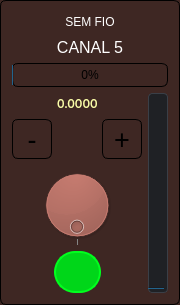
                       <widget class="QGroupBox" name="groupBox_5">
                        <property name="maximumSize">
                         <size>
                          <width>180</width>
                          <height>16777215</height>
                         </size>
                        </property>
                        <property name="styleSheet">
                         <string notr="true">background-color: #3E2723;
border: 1px solid black;      /* opcional: força borda */
border-radius: 6px;   /* quanto maior o número, mais arredondado */
</string>
                        </property>
                        <property name="title">
                         <string/>
                        </property>
                        <layout class="QGridLayout" name="gridLayout_5">
                         <item row="0" column="0">
                          <layout class="QGridLayout" name="gridLayout_51">
                           <item row="0" column="0">
                            <layout class="QGridLayout" name="gridLayout_47">
                             <item row="0" column="2">
                              <spacer name="horizontalSpacer_75">
                               <property name="orientation">
                                <enum>Qt::Orientation::Horizontal</enum>
                               </property>
                               <property name="sizeHint" stdset="0">
                                <size>
                                 <width>40</width>
                                 <height>20</height>
                                </size>
                               </property>
                              </spacer>
                             </item>
                             <item row="0" column="1">
                              <widget class="QPushButton" name="bTitleCH05">
                               <property name="font">
                                <font>
                                 <fontweight>Black</fontweight>
                                </font>
                               </property>
                               <property name="styleSheet">
                                <string notr="true">background-color: transparent;
color: white;
border: 0px;</string>
                               </property>
                               <property name="text">
                                <string>SEM FIO</string>
                               </property>
                               <property name="flat">
                                <bool>true</bool>
                               </property>
                              </widget>
                             </item>
                             <item row="0" column="0">
                              <spacer name="horizontalSpacer_74">
                               <property name="orientation">
                                <enum>Qt::Orientation::Horizontal</enum>
                               </property>
                               <property name="sizeHint" stdset="0">
                                <size>
                                 <width>40</width>
                                 <height>20</height>
                                </size>
                               </property>
                              </spacer>
                             </item>
                            </layout>
                           </item>
                           <item row="2" column="0">
                            <widget class="ModernProgressBar" name="pbarVol_4">
                             <property name="styleSheet">
                              <string notr="true">  border: 1px solid #cyan;
  border-radius: 4px;
  background: #1f2125;
color: white;
</string>
                             </property>
                             <property name="value">
                              <number>0</number>
                             </property>
                             <property name="alignment">
                              <set>Qt::AlignmentFlag::AlignCenter</set>
                             </property>
                            </widget>
                           </item>
                           <item row="1" column="0">
                            <widget class="QLabel" name="label_6">
                             <property name="font">
                              <font>
                               <pointsize>12</pointsize>
                               <bold>false</bold>
                              </font>
                             </property>
                             <property name="styleSheet">
                              <string notr="true">color: white;
border: 0px;
</string>
                             </property>
                             <property name="text">
                              <string>CANAL 5</string>
                             </property>
                             <property name="alignment">
                              <set>Qt::AlignmentFlag::AlignCenter</set>
                             </property>
                            </widget>
                           </item>
                          </layout>
                         </item>
                         <item row="1" column="0">
                          <layout class="QHBoxLayout" name="horizontalLayout_8">
                           <item>
                            <layout class="QGridLayout" name="gridLayout_21">
                             <item row="4" column="0">
                              <layout class="QGridLayout" name="gridLayout_24">
                               <item row="0" column="3">
                                <spacer name="horizontalSpacer_29">
                                 <property name="orientation">
                                  <enum>Qt::Orientation::Horizontal</enum>
                                 </property>
                                 <property name="sizeHint" stdset="0">
                                  <size>
                                   <width>40</width>
                                   <height>20</height>
                                  </size>
                                 </property>
                                </spacer>
                               </item>
                               <item row="0" column="2">
                                <widget class="ModernButton" name="pushButton_ch05">
                                 <property name="minimumSize">
                                  <size>
                                   <width>42</width>
                                   <height>42</height>
                                  </size>
                                 </property>
                                 <property name="styleSheet">
                                  <string notr="true">* { font-family: &quot;Inter&quot;, &quot;Roboto&quot;, &quot;Segoe UI&quot;, sans-serif; font-size: 16px; }
QPushButton {
color: cyan;
 border-radius: 21px;
  
background-color: #00d619;
  border: 2px solid #00ff1e;

}

QPushButton:checked {
	background-color: #d90000;
    color: white;
    border: 1px solid #ff6a00;

}
</string>
                                 </property>
                                 <property name="text">
                                  <string/>
                                 </property>
                                 <property name="checkable">
                                  <bool>true</bool>
                                 </property>
                                </widget>
                               </item>
                               <item row="0" column="1">
                                <spacer name="horizontalSpacer_30">
                                 <property name="orientation">
                                  <enum>Qt::Orientation::Horizontal</enum>
                                 </property>
                                 <property name="sizeHint" stdset="0">
                                  <size>
                                   <width>40</width>
                                   <height>20</height>
                                  </size>
                                 </property>
                                </spacer>
                               </item>
                              </layout>
                             </item>
                             <item row="2" column="0">
                              <layout class="QGridLayout" name="gridLayout_22">
                               <item row="0" column="2">
                                <widget class="ModernDial" name="dial_4">
                                 <property name="minimumSize">
                                  <size>
                                   <width>80</width>
                                   <height>80</height>
                                  </size>
                                 </property>
                                 <property name="maximumSize">
                                  <size>
                                   <width>80</width>
                                   <height>80</height>
                                  </size>
                                 </property>
                                 <property name="wrapping">
                                  <bool>true</bool>
                                 </property>
                                 <property name="notchTarget">
                                  <double>100.000000000000000</double>
                                 </property>
                                 <property name="notchesVisible">
                                  <bool>true</bool>
                                 </property>
                                </widget>
                               </item>
                               <item row="0" column="1">
                                <spacer name="horizontalSpacer_25">
                                 <property name="orientation">
                                  <enum>Qt::Orientation::Horizontal</enum>
                                 </property>
                                 <property name="sizeHint" stdset="0">
                                  <size>
                                   <width>40</width>
                                   <height>20</height>
                                  </size>
                                 </property>
                                </spacer>
                               </item>
                               <item row="0" column="3">
                                <spacer name="horizontalSpacer_26">
                                 <property name="orientation">
                                  <enum>Qt::Orientation::Horizontal</enum>
                                 </property>
                                 <property name="sizeHint" stdset="0">
                                  <size>
                                   <width>40</width>
                                   <height>20</height>
                                  </size>
                                 </property>
                                </spacer>
                               </item>
                              </layout>
                             </item>
                             <item row="1" column="0">
                              <layout class="QGridLayout" name="gridLayout_23">
                               <item row="0" column="1">
                                <spacer name="horizontalSpacer_27">
                                 <property name="orientation">
                                  <enum>Qt::Orientation::Horizontal</enum>
                                 </property>
                                 <property name="sizeHint" stdset="0">
                                  <size>
                                   <width>40</width>
                                   <height>20</height>
                                  </size>
                                 </property>
                                </spacer>
                               </item>
                               <item row="0" column="2">
                                <widget class="ModernButton" name="pbPlus_4">
                                 <property name="minimumSize">
                                  <size>
                                   <width>40</width>
                                   <height>40</height>
                                  </size>
                                 </property>
                                 <property name="maximumSize">
                                  <size>
                                   <width>40</width>
                                   <height>40</height>
                                  </size>
                                 </property>
                                 <property name="font">
                                  <font>
                                   <pointsize>20</pointsize>
                                   <fontweight>Black</fontweight>
                                  </font>
                                 </property>
                                 <property name="styleSheet">
                                  <string notr="true"/>
                                 </property>
                                 <property name="text">
                                  <string>+</string>
                                 </property>
                                 <property name="flat">
                                  <bool>true</bool>
                                 </property>
                                </widget>
                               </item>
                               <item row="0" column="0">
                                <widget class="ModernButton" name="pbMinus_4">
                                 <property name="minimumSize">
                                  <size>
                                   <width>40</width>
                                   <height>40</height>
                                  </size>
                                 </property>
                                 <property name="maximumSize">
                                  <size>
                                   <width>40</width>
                                   <height>40</height>
                                  </size>
                                 </property>
                                 <property name="font">
                                  <font>
                                   <pointsize>20</pointsize>
                                   <fontweight>Black</fontweight>
                                  </font>
                                 </property>
                                 <property name="styleSheet">
                                  <string notr="true"/>
                                 </property>
                                 <property name="text">
                                  <string>-</string>
                                 </property>
                                 <property name="flat">
                                  <bool>true</bool>
                                 </property>
                                </widget>
                               </item>
                              </layout>
                             </item>
                             <item row="0" column="0">
                              <layout class="QGridLayout" name="gridLayout_37">
                               <item row="0" column="0">
                                <spacer name="horizontalSpacer_65">
                                 <property name="orientation">
                                  <enum>Qt::Orientation::Horizontal</enum>
                                 </property>
                                 <property name="sizeHint" stdset="0">
                                  <size>
                                   <width>40</width>
                                   <height>20</height>
                                  </size>
                                 </property>
                                </spacer>
                               </item>
                               <item row="0" column="1">
                                <widget class="QLabel" name="labelPercentCH05">
                                 <property name="font">
                                  <font>
                                   <family>Inter</family>
                                   <strikeout>false</strikeout>
                                   <fontweight>ExtraBold</fontweight>
                                  </font>
                                 </property>
                                 <property name="styleSheet">
                                  <string notr="true">color: #ffffaa;
 border: 0px solid black;      /* opcional: força borda */
</string>
                                 </property>
                                 <property name="text">
                                  <string>0.0000</string>
                                 </property>
                                </widget>
                               </item>
                               <item row="0" column="2">
                                <spacer name="horizontalSpacer_66">
                                 <property name="orientation">
                                  <enum>Qt::Orientation::Horizontal</enum>
                                 </property>
                                 <property name="sizeHint" stdset="0">
                                  <size>
                                   <width>40</width>
                                   <height>20</height>
                                  </size>
                                 </property>
                                </spacer>
                               </item>
                              </layout>
                             </item>
                            </layout>
                           </item>
                           <item>
                            <widget class="QProgressBar" name="progressBar_4">
                             <property name="maximumSize">
                              <size>
                               <width>20</width>
                               <height>1000</height>
                              </size>
                             </property>
                             <property name="styleSheet">
                              <string notr="true">QProgressBar {
  border: 1px solid #3a3f47;
  border-radius: 4px;
  background: #1f2125;
}</string>
                             </property>
                             <property name="value">
                              <number>0</number>
                             </property>
                             <property name="textVisible">
                              <bool>false</bool>
                             </property>
                             <property name="orientation">
                              <enum>Qt::Orientation::Vertical</enum>
                             </property>
                            </widget>
                           </item>
                          </layout>
                         </item>
                        </layout>
                       </widget>
